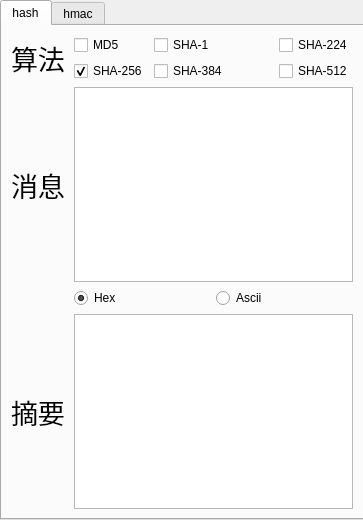
<?xml version="1.0" encoding="UTF-8"?>
<ui version="4.0">
 <class>Apaki</class>
 <widget class="QWidget" name="Apaki">
  <property name="geometry">
   <rect>
    <x>0</x>
    <y>0</y>
    <width>363</width>
    <height>520</height>
   </rect>
  </property>
  <property name="windowTitle">
   <string>Apaki Crypto</string>
  </property>
  <property name="windowIcon">
   <iconset>
    <normaloff>res/apaki.ico</normaloff>res/apaki.ico</iconset>
  </property>
  <widget class="QTabWidget" name="tabWidget">
   <property name="geometry">
    <rect>
     <x>0</x>
     <y>0</y>
     <width>364</width>
     <height>520</height>
    </rect>
   </property>
   <property name="styleSheet">
    <string notr="true"/>
   </property>
   <property name="tabPosition">
    <enum>QTabWidget::North</enum>
   </property>
   <property name="tabShape">
    <enum>QTabWidget::Rounded</enum>
   </property>
   <property name="currentIndex">
    <number>0</number>
   </property>
   <widget class="QWidget" name="tab_hash">
    <attribute name="title">
     <string>hash</string>
    </attribute>
    <layout class="QGridLayout" name="gridLayout">
     <item row="0" column="0" rowspan="2">
      <widget class="QLabel" name="label_3">
       <property name="font">
        <font>
         <family>华文行楷</family>
         <pointsize>20</pointsize>
        </font>
       </property>
       <property name="text">
        <string>算法</string>
       </property>
      </widget>
     </item>
     <item row="0" column="1">
      <widget class="QCheckBox" name="checkBox_md5">
       <property name="text">
        <string>MD5</string>
       </property>
      </widget>
     </item>
     <item row="0" column="2" colspan="2">
      <widget class="QCheckBox" name="checkBox_sha1">
       <property name="text">
        <string>SHA-1</string>
       </property>
      </widget>
     </item>
     <item row="0" column="4">
      <widget class="QCheckBox" name="checkBox_sha224">
       <property name="text">
        <string>SHA-224</string>
       </property>
      </widget>
     </item>
     <item row="2" column="0">
      <widget class="QLabel" name="label">
       <property name="font">
        <font>
         <family>华文行楷</family>
         <pointsize>20</pointsize>
        </font>
       </property>
       <property name="text">
        <string>消息</string>
       </property>
      </widget>
     </item>
     <item row="1" column="1">
      <widget class="QCheckBox" name="checkBox_sha256">
       <property name="text">
        <string>SHA-256</string>
       </property>
       <property name="checked">
        <bool>true</bool>
       </property>
       <property name="tristate">
        <bool>false</bool>
       </property>
      </widget>
     </item>
     <item row="4" column="0">
      <widget class="QLabel" name="label_2">
       <property name="font">
        <font>
         <family>华文行楷</family>
         <pointsize>20</pointsize>
        </font>
       </property>
       <property name="text">
        <string>摘要</string>
       </property>
      </widget>
     </item>
     <item row="1" column="2" colspan="2">
      <widget class="QCheckBox" name="checkBox_sha384">
       <property name="text">
        <string>SHA-384</string>
       </property>
      </widget>
     </item>
     <item row="1" column="4">
      <widget class="QCheckBox" name="checkBox_sha512">
       <property name="text">
        <string>SHA-512</string>
       </property>
      </widget>
     </item>
     <item row="3" column="1" colspan="2">
      <widget class="QRadioButton" name="radioButton_hex">
       <property name="enabled">
        <bool>true</bool>
       </property>
       <property name="tabletTracking">
        <bool>false</bool>
       </property>
       <property name="focusPolicy">
        <enum>Qt::NoFocus</enum>
       </property>
       <property name="acceptDrops">
        <bool>false</bool>
       </property>
       <property name="text">
        <string>Hex</string>
       </property>
       <property name="checked">
        <bool>true</bool>
       </property>
       <property name="autoRepeat">
        <bool>false</bool>
       </property>
      </widget>
     </item>
     <item row="2" column="1" colspan="4">
      <widget class="QTextEdit" name="textEdit_msg"/>
     </item>
     <item row="3" column="3">
      <widget class="QRadioButton" name="radioButton_ascii">
       <property name="text">
        <string>Ascii</string>
       </property>
      </widget>
     </item>
     <item row="4" column="1" colspan="4">
      <widget class="QTextEdit" name="textEdit_digest"/>
     </item>
    </layout>
   </widget>
   <widget class="QWidget" name="tab_hmac">
    <property name="cursor">
     <cursorShape>ArrowCursor</cursorShape>
    </property>
    <property name="focusPolicy">
     <enum>Qt::TabFocus</enum>
    </property>
    <attribute name="title">
     <string>hmac</string>
    </attribute>
    <widget class="QLabel" name="label_4">
     <property name="geometry">
      <rect>
       <x>90</x>
       <y>10</y>
       <width>131</width>
       <height>20</height>
      </rect>
     </property>
     <property name="text">
      <string>暂未实现，请理解！</string>
     </property>
    </widget>
   </widget>
  </widget>
 </widget>
 <resources/>
 <connections/>
</ui>
